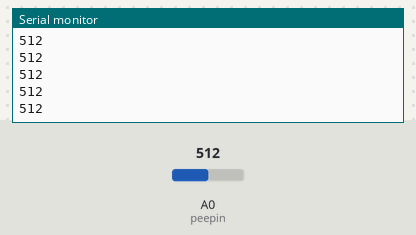
The sketch below on a simulated Arduino Uno, built with avr-gcc and run on an emulated ATmega328P. On the bench: the last lines printed to the serial monitor. The test bench sets the inputs (shaded band); at power-on: A0 (peepin) = 512.

Above: at 1.2 s.
1.3 s: A0 (peepin) set to 716
At 2.4 s:
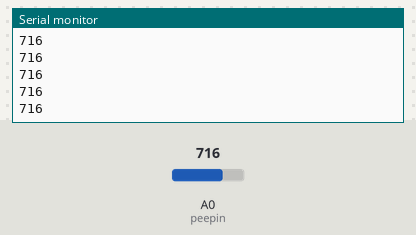
2.8 s: A0 (peepin) set to 900
At 3.6 s:
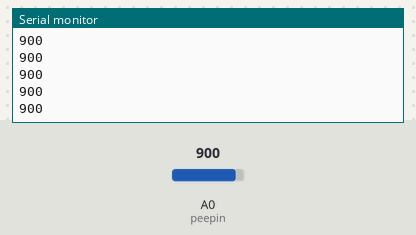
Timing chart, 0 to 5.8 s (numbered marks = the images above; inputs shaded):
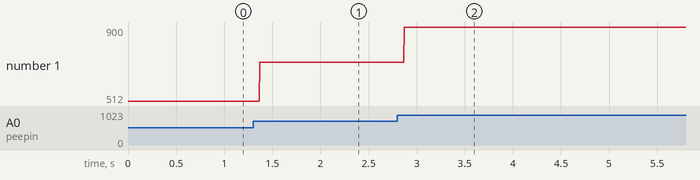

The sketch:

pressurepin.ino
```cpp
int peepin = A0;
int pressure = 0;
void setup() {
  // put your setup code here, to run once:
pinMode(peepin, INPUT);
Serial.begin(9600);
}

void loop() {
  // put your main code here, to run repeatedly:
pressure = analogRead(peepin);
Serial.println(pressure);
}
```

Measured:
- after the input at 1.3 s, the serial monitor: prints a new line after 0.07 s (image 1)
- after the input at 2.8 s, the serial monitor: prints a new line after 0.07 s (image 2)
- plotted number 1: 512 → 716 after the input at 1.3 s, 716 → 900 after the input at 2.8 s
